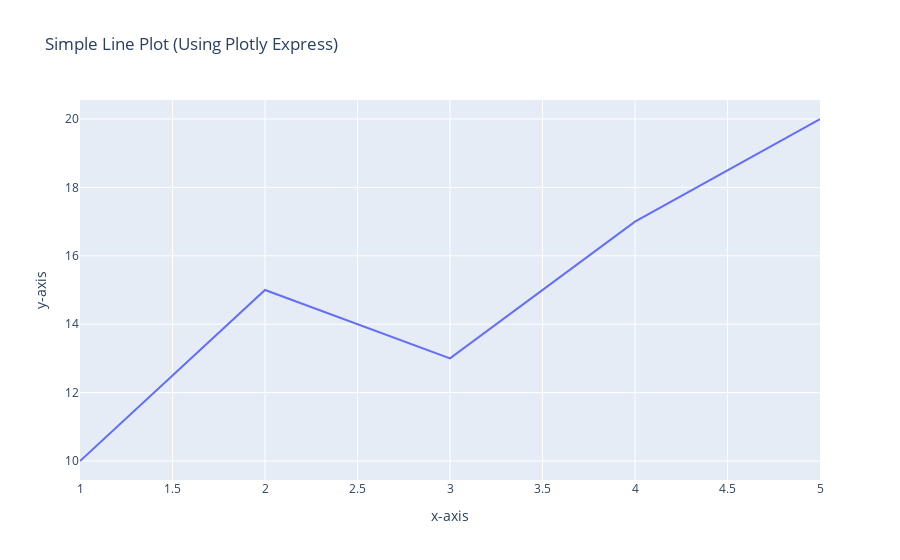

Here is the notebook cell this chart was saved with:
### Code cell
# Sample data for line plot.

df10 = pd.DataFrame({
    "x-axis": [1, 2, 3, 4, 5],
    "y-axis": [10, 15, 13, 17, 20]
})

# Create line plot

fig = px.line(df10, x="x-axis", y="y-axis", title="Simple Line Plot (Using Plotly Express)")
fig.show()

### Figure 1 — Plotly figure (JSON) as saved in the notebook; plotly's stock layout.template omitted (floating-point values rounded to 4 significant figures)
{"data": [{"hovertemplate": "x-axis=%{x}<br>y-axis=%{y}<extra></extra>", "legendgroup": "", "line": {"color": "#636efa", "dash": "solid"}, "marker": {"symbol": "circle"}, "mode": "lines", "name": "", "orientation": "v", "showlegend": false, "type": "scatter", "x": [1, 2, 3, 4, 5], "xaxis": "x", "y": [10, 15, 13, 17, 20], "yaxis": "y"}], "layout": {"legend": {"tracegroupgap": 0}, "title": {"text": "Simple Line Plot (Using Plotly Express)"}, "xaxis": {"anchor": "y", "domain": [0, 1], "title": {"text": "x-axis"}}, "yaxis": {"anchor": "x", "domain": [0, 1], "title": {"text": "y-axis"}}}}
